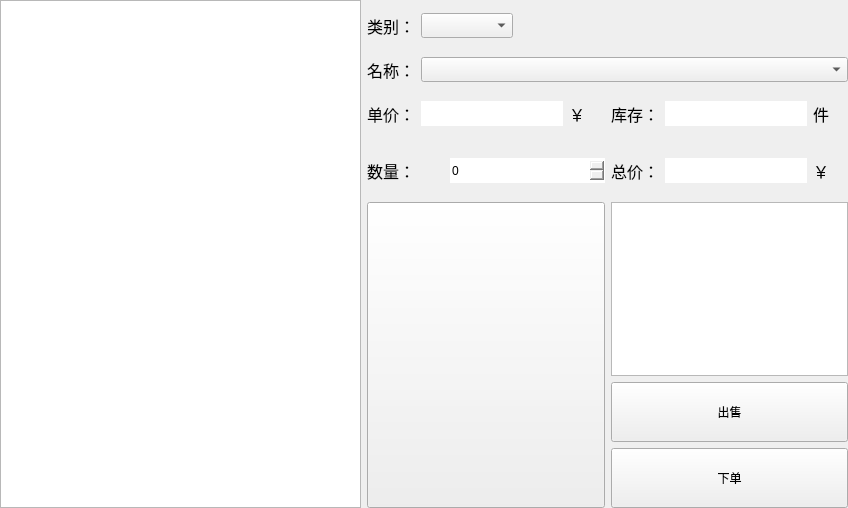
<?xml version="1.0" encoding="UTF-8"?>
<ui version="4.0">
 <class>KOutOrder</class>
 <widget class="QWidget" name="KOutOrder">
  <property name="geometry">
   <rect>
    <x>0</x>
    <y>0</y>
    <width>848</width>
    <height>508</height>
   </rect>
  </property>
  <property name="windowTitle">
   <string>KOutOrder</string>
  </property>
  <layout class="QVBoxLayout" name="verticalLayout_3">
   <property name="spacing">
    <number>0</number>
   </property>
   <property name="leftMargin">
    <number>0</number>
   </property>
   <property name="topMargin">
    <number>0</number>
   </property>
   <property name="rightMargin">
    <number>0</number>
   </property>
   <property name="bottomMargin">
    <number>0</number>
   </property>
   <item>
    <layout class="QHBoxLayout" name="horizontalLayout_10" stretch="3,4">
     <item>
      <widget class="QTextBrowser" name="textBrowserOrderPageOrderInfo"/>
     </item>
     <item>
      <layout class="QVBoxLayout" name="verticalLayout_2" stretch="1,1,1,1,6">
       <item>
        <layout class="QHBoxLayout" name="horizontalLayout" stretch="1,2,0,7">
         <item>
          <widget class="QLabel" name="label">
           <property name="font">
            <font>
             <family>宋体</family>
             <pointsize>12</pointsize>
            </font>
           </property>
           <property name="text">
            <string>类别：</string>
           </property>
          </widget>
         </item>
         <item>
          <widget class="QComboBox" name="comboBoxOrderPageCategory">
           <property name="minimumSize">
            <size>
             <width>0</width>
             <height>25</height>
            </size>
           </property>
          </widget>
         </item>
         <item>
          <widget class="QLabel" name="labelOrderPageId">
           <property name="text">
            <string/>
           </property>
          </widget>
         </item>
         <item>
          <spacer name="horizontalSpacer">
           <property name="orientation">
            <enum>Qt::Horizontal</enum>
           </property>
           <property name="sizeHint" stdset="0">
            <size>
             <width>40</width>
             <height>20</height>
            </size>
           </property>
          </spacer>
         </item>
        </layout>
       </item>
       <item>
        <layout class="QHBoxLayout" name="horizontalLayout_2" stretch="1,9">
         <item>
          <widget class="QLabel" name="label_2">
           <property name="font">
            <font>
             <family>宋体</family>
             <pointsize>12</pointsize>
            </font>
           </property>
           <property name="text">
            <string>名称：</string>
           </property>
          </widget>
         </item>
         <item>
          <widget class="QComboBox" name="comboBoxOrderPageName">
           <property name="minimumSize">
            <size>
             <width>0</width>
             <height>25</height>
            </size>
           </property>
          </widget>
         </item>
        </layout>
       </item>
       <item>
        <layout class="QHBoxLayout" name="horizontalLayout_5" stretch="1,1">
         <item>
          <layout class="QHBoxLayout" name="horizontalLayout_3" stretch="1,4,1">
           <item>
            <widget class="QLabel" name="label_3">
             <property name="font">
              <font>
               <family>宋体</family>
               <pointsize>12</pointsize>
              </font>
             </property>
             <property name="text">
              <string>单价：</string>
             </property>
            </widget>
           </item>
           <item>
            <widget class="QLineEdit" name="lineEditOrderPageUnitPrice">
             <property name="minimumSize">
              <size>
               <width>0</width>
               <height>25</height>
              </size>
             </property>
             <property name="styleSheet">
              <string notr="true">border:none;</string>
             </property>
            </widget>
           </item>
           <item>
            <widget class="QLabel" name="label_4">
             <property name="font">
              <font>
               <family>宋体</family>
               <pointsize>12</pointsize>
              </font>
             </property>
             <property name="text">
              <string>￥</string>
             </property>
            </widget>
           </item>
          </layout>
         </item>
         <item>
          <layout class="QHBoxLayout" name="horizontalLayout_4" stretch="1,4,1">
           <item>
            <widget class="QLabel" name="label_5">
             <property name="font">
              <font>
               <family>宋体</family>
               <pointsize>12</pointsize>
              </font>
             </property>
             <property name="text">
              <string>库存：</string>
             </property>
            </widget>
           </item>
           <item>
            <widget class="QLineEdit" name="lineEditOrderPageInventory">
             <property name="minimumSize">
              <size>
               <width>0</width>
               <height>25</height>
              </size>
             </property>
             <property name="styleSheet">
              <string notr="true">border:none;</string>
             </property>
            </widget>
           </item>
           <item>
            <widget class="QLabel" name="label_6">
             <property name="font">
              <font>
               <family>宋体</family>
               <pointsize>12</pointsize>
              </font>
             </property>
             <property name="text">
              <string>件</string>
             </property>
            </widget>
           </item>
          </layout>
         </item>
        </layout>
       </item>
       <item>
        <layout class="QHBoxLayout" name="horizontalLayout_9" stretch="1,1">
         <item>
          <layout class="QHBoxLayout" name="horizontalLayout_6" stretch="1,2">
           <item>
            <widget class="QLabel" name="label_7">
             <property name="font">
              <font>
               <family>宋体</family>
               <pointsize>12</pointsize>
              </font>
             </property>
             <property name="text">
              <string>数量：</string>
             </property>
            </widget>
           </item>
           <item>
            <widget class="QSpinBox" name="spinBoxOrderPageNum">
             <property name="minimumSize">
              <size>
               <width>0</width>
               <height>25</height>
              </size>
             </property>
             <property name="styleSheet">
              <string notr="true">border:none;</string>
             </property>
            </widget>
           </item>
          </layout>
         </item>
         <item>
          <layout class="QHBoxLayout" name="horizontalLayout_8" stretch="1,4,1">
           <item>
            <widget class="QLabel" name="label_8">
             <property name="font">
              <font>
               <family>宋体</family>
               <pointsize>12</pointsize>
              </font>
             </property>
             <property name="text">
              <string>总价：</string>
             </property>
            </widget>
           </item>
           <item>
            <widget class="QLineEdit" name="lineEditOrderPageTotalPrice">
             <property name="minimumSize">
              <size>
               <width>0</width>
               <height>25</height>
              </size>
             </property>
             <property name="styleSheet">
              <string notr="true">border:none;</string>
             </property>
            </widget>
           </item>
           <item>
            <widget class="QLabel" name="label_9">
             <property name="font">
              <font>
               <family>宋体</family>
               <pointsize>12</pointsize>
              </font>
             </property>
             <property name="text">
              <string>￥</string>
             </property>
            </widget>
           </item>
          </layout>
         </item>
        </layout>
       </item>
       <item>
        <layout class="QHBoxLayout" name="horizontalLayout_7" stretch="1,1">
         <item>
          <widget class="QPushButton" name="btnOrderPagePicture">
           <property name="sizePolicy">
            <sizepolicy hsizetype="Expanding" vsizetype="Expanding">
             <horstretch>0</horstretch>
             <verstretch>0</verstretch>
            </sizepolicy>
           </property>
           <property name="text">
            <string/>
           </property>
          </widget>
         </item>
         <item>
          <layout class="QVBoxLayout" name="verticalLayout" stretch="2,1,1">
           <item>
            <widget class="QTextEdit" name="textEditOrderPageInfo"/>
           </item>
           <item>
            <widget class="QPushButton" name="btnOrderPageSellOff">
             <property name="minimumSize">
              <size>
               <width>0</width>
               <height>60</height>
              </size>
             </property>
             <property name="text">
              <string>出售</string>
             </property>
            </widget>
           </item>
           <item>
            <widget class="QPushButton" name="btnOrderPageUnderOrder">
             <property name="minimumSize">
              <size>
               <width>0</width>
               <height>60</height>
              </size>
             </property>
             <property name="text">
              <string>下单</string>
             </property>
            </widget>
           </item>
          </layout>
         </item>
        </layout>
       </item>
      </layout>
     </item>
    </layout>
   </item>
  </layout>
 </widget>
 <layoutdefault spacing="6" margin="11"/>
 <resources/>
 <connections/>
</ui>
